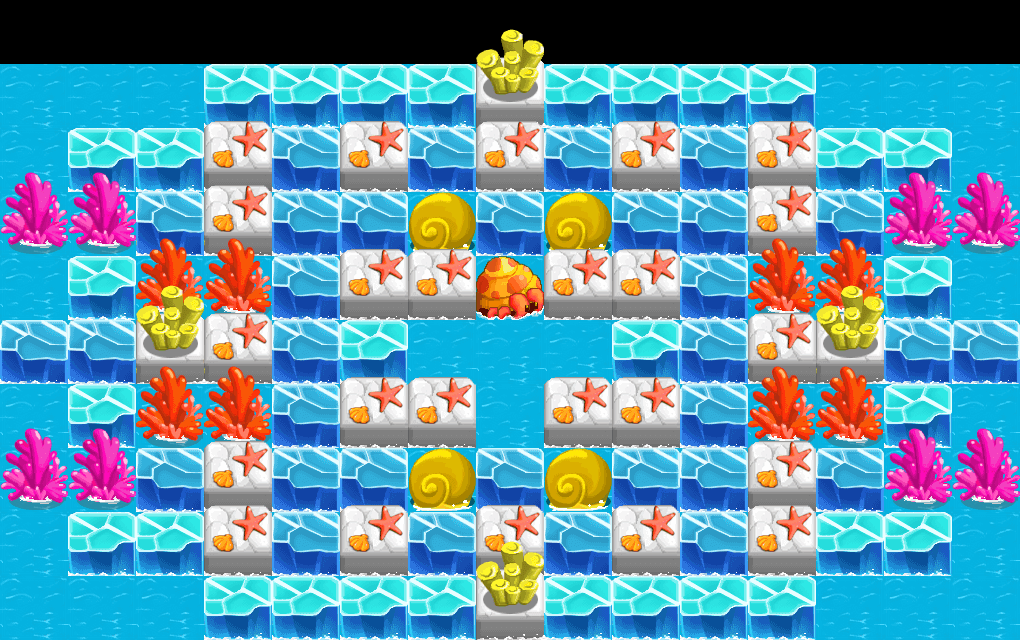

This game map was drawn from its Tiled (.tmx) file and the tilesets committed beside it. A one-line description and the trimmed map source follow:
An orthogonal 15x10 tile map with 68x64 px tiles, 4 tile layers (bg, item, wall, fg) and 2 objects (player1, player2).

<map version="1.0" orientation="orthogonal" renderorder="right-down" width="15" height="10" tilewidth="68" tileheight="64" nextobjectid="5">
 <tileset firstgid="1" name="ice" tilewidth="68" tileheight="64" tilecount="35" columns="5">
  <image source="ice.png" width="340" height="448" />
  <tile id="3">
   <properties>
    <property name="block" value="1" />
   </properties>
  </tile>
  <tile id="4">
   <properties>
    <property name="block" value="1" />
   </properties>
  </tile>
  <tile id="5">
   <properties>
    <property name="block" value="1" />
   </properties>
  </tile>
  <tile id="6">
   <properties>
    <property name="block" value="1" />
   </properties>
  </tile>
  <tile id="7">
   <properties>
    <property name="block" value="1" />
   </properties>
  </tile>
  <tile id="9">
   <properties>
    <property name="anim" value="2" />
    <property name="dir" value="up" />
   </properties>
  </tile>
  <tile id="10">
   <properties>
    <property name="block" value="1" />
   </properties>
  </tile>
  <tile id="11">
   <properties>
    <property name="block" value="1" />
   </properties>
  </tile>
  <tile id="15">
   <properties>
    <property name="block" value="1" />
   </properties>
  </tile>
  <tile id="16">
   <properties>
    <property name="block" value="1" />
   </properties>
  </tile>
  <tile id="17">
   <properties>
    <property name="block" value="1" />
    <property name="move" value="1" />
   </properties>
  </tile>
  <tile id="25">
   <properties>
    <property name="block" value="1" />
   </properties>
  </tile>
  <tile id="26">
   <properties>
    <property name="block" value="1" />
   </properties>
  </tile>
  <tile id="30">
   <properties>
    <property name="anim" value="5" />
    <property name="dir" value="up" />
   </properties>
  </tile>
 </tileset>
 <layer name="bg" width="15" height="10">
  <data>[150 cells, 135 non-empty, 2 distinct tile ids]</data>
 </layer>
 <layer name="item" width="15" height="10">
  <data>[150 cells, 67 non-empty, 4 distinct tile ids]</data>
 </layer>
 <layer name="wall" width="15" height="10">
  <data>[150 cells, 44 non-empty, 4 distinct tile ids]</data>
 </layer>
 <layer name="fg" width="15" height="10">
  <data>[150 cells, 44 non-empty, 4 distinct tile ids]</data>
 </layer>
 <objectgroup name="players">
  <object id="1" name="player1" x="107" y="90">
   <properties>
    <property name="playertype" value="npc4" />
   </properties>
  </object>
  <object id="2" name="player2" x="916" y="600">
   <properties>
    <property name="playertype" value="npc4" />
   </properties>
  </object>
 </objectgroup>
</map>
